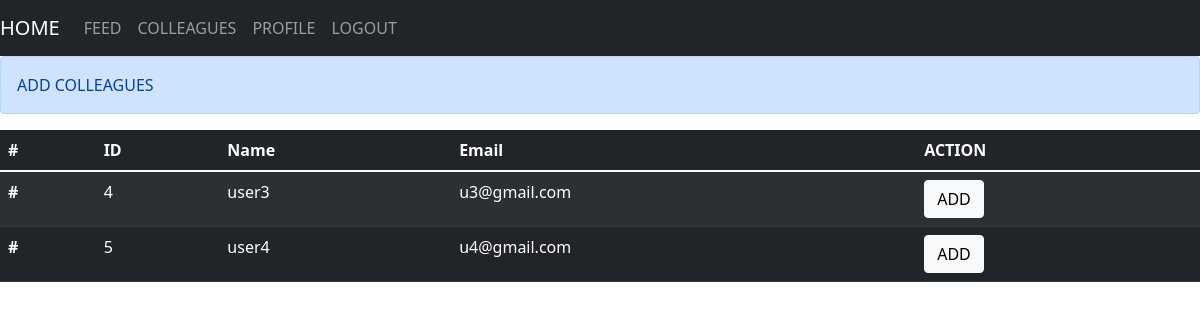
The app's page /colleague (signed in), older data.
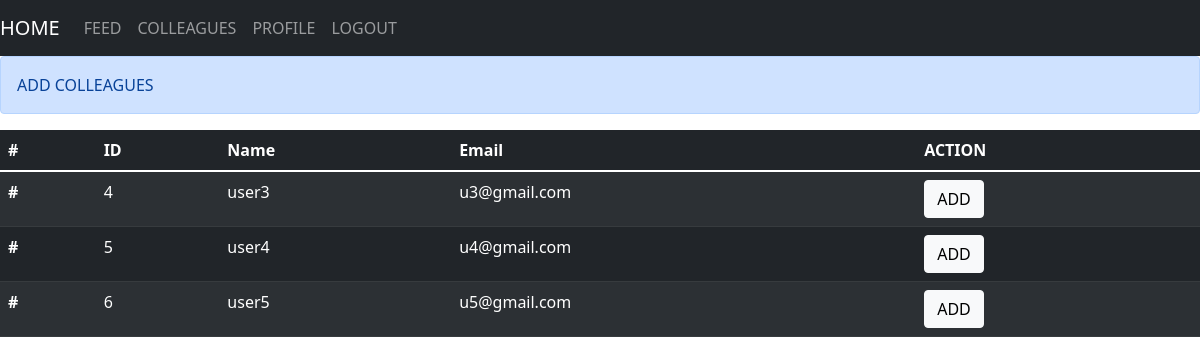
The same page, newer data.
### app.py (models this page shows, shortened)
class User(db.Model,UserMixin):
    id=db.Column(db.Integer,primary_key=True)
    username=db.Column(db.String(20),nullable=False,unique=True)
    email=db.Column(db.String(120),nullable=False)
    password=db.Column(db.String(60),nullable=False)
    colleague=db.Column(db.String(500),default=",")

### routes.py (the view)
@app.route('/colleague')
@login_required
def colleague():
    P=User.query.all()
    dict1={}
    for i in P:
        if(i.id!=current_user.id):
            a=current_user.colleague
            l=a.split(',')
            print(l)
            if(str(i.id) not in l):
                ar=[]
                ar.append(i.username)
                ar.append(i.email)
                dict1[i.id]=ar
    return render_template('colleague.html',d=dict1)

### app.py (called while the page is built)
@login_manager.user_loader
def load_user(user_id):
    return User.query.get(int(user_id))

### templates/colleague.html
{% extends 'base1.html' %}
{% block content1 %}
<div class="alert alert-primary" role="alert">
    ADD COLLEAGUES
  </div>
<table class="table table-striped table-dark">
    <thead>
      <tr>
        <th scope="col">#</th>
        <th scope="col">ID</th>
        <th scope="col">Name</th>
        <th scope="col">Email</th>
        <th scope="col">ACTION</th>
      </tr>
    </thead>
    <tbody>
        {% for id,arr in d.items() %}
        <tr>
            <th scope="row">#</th>
            <td>{{id}}</td>
            <td>{{arr[0]}}</td>
            <td>{{arr[1]}}</td>
            <td>
                <form action="{{url_for('addcol',identity=id)}}",method='post'>
                    <input type="submit" name="submit" value="ADD" class="btn btn-light">
                </form>
            </td>
          </tr>
        {% endfor %}
    </tbody>
</table>
{% endblock %}

### templates/base1.html (shortened to what this page needs)
<!DOCTYPE html>
<html lang="en">
<head>
    <link href="https://cdn.jsdelivr.net/npm/bootstrap@5.1.3/dist/css/bootstrap.min.css" rel="stylesheet">
</head>
<body>
    <nav class="navbar navbar-expand-lg navbar-dark bg-dark">
        <a class="navbar-brand" href="{{url_for('login')}}">HOME</a>
        <div class="collapse navbar-collapse" id="navbarNav">
          <ul class="navbar-nav">
            <li class="nav-item">
              <a class="nav-link" href="{{url_for('feed')}}">FEED</a>
            </li>
            <li class="nav-item">
              <a class="nav-link" href="{{url_for('colleague')}}">COLLEAGUES</a>
            </li>
            <li class="nav-item">
              <a class="nav-link" href="{{url_for('profile')}}">PROFILE</a>
            </li>
            <li class="nav-item">
              <a class="nav-link" href="{{url_for('logout')}}">LOGOUT</a>
            </li>
          </ul>
        </div>
      </nav>
      {% block content1 %}
      {% endblock %}
</body>
</html>

Row changes from the older to the newer data that the page shows:
added User: username "user5", email "u5@gmail.com"
Text that changed along with them:
new list line: "# 6 ADD"
